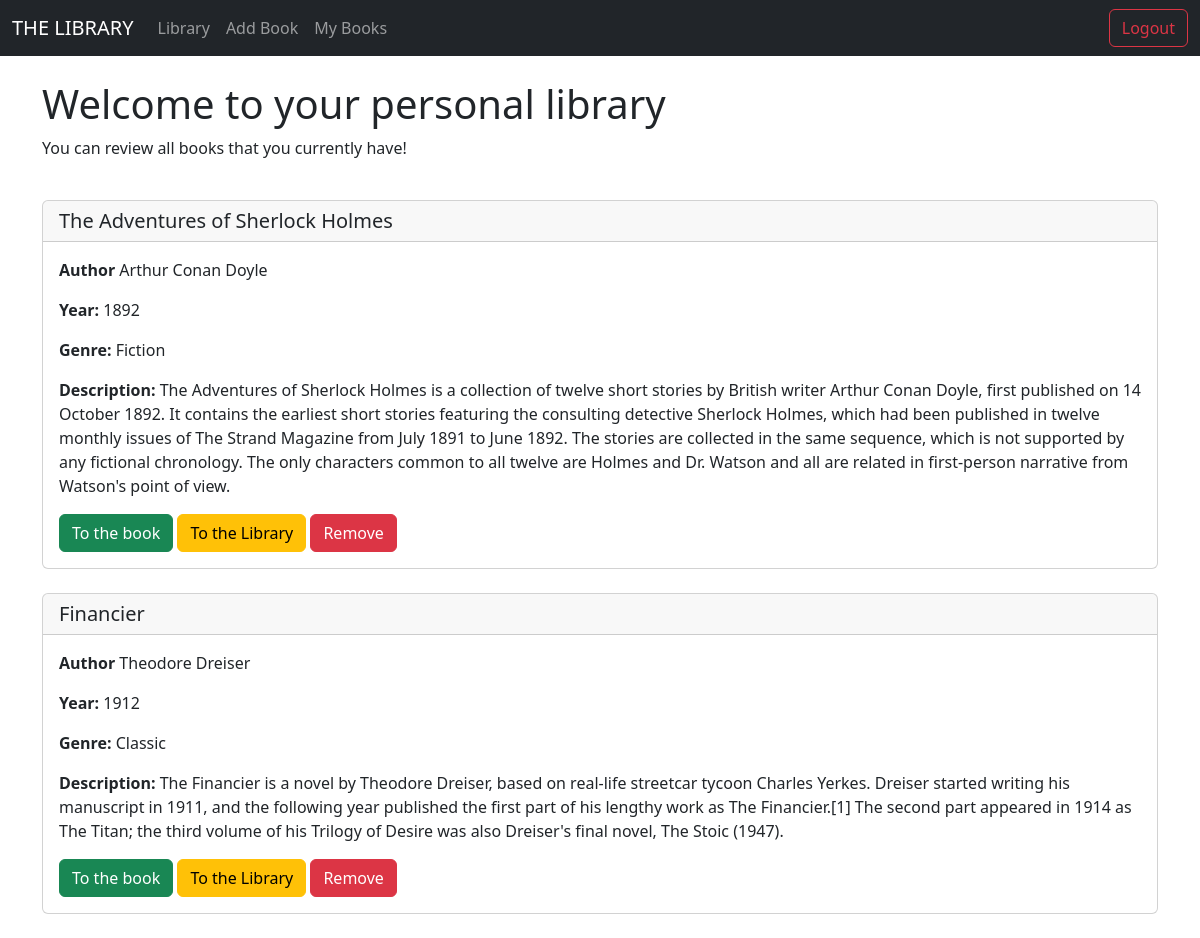
The app's page /mybooks (signed in) with its own data.
### models/db_models.py (models this page shows)
class Library(db.Model):
    id = db.Column(db.Integer, primary_key=True)
    user_id = db.Column(db.Integer, db.ForeignKey("users.id"))
    book_id = db.Column(db.Integer, db.ForeignKey("book.id"))

class Book(db.Model):
    id = db.Column(db.Integer, primary_key=True)
    title = db.Column(db.String(100), nullable=False, unique=False)
    author_name = db.Column(db.String(100), nullable=False, unique=False)
    author_surname = db.Column(db.String(100), nullable=True, unique=False)
    year = db.Column(db.String(100), nullable=False, unique=False)
    genre = db.Column(db.String(50), nullable=False, unique=False)
    description = db.Column(db.Text)
    reviews = db.relationship("Review", backref='reviewed_book')
    reader = db.relationship("Library", backref='stored_book')

### main.py (the view)
@app.route('/mybooks', methods = ['GET', 'POST'])
@login_required
def my_books():
    all_books = Library.query.filter_by(user_id=current_user.id)
    return render_template("mybooks.html", all_books=all_books)

### main.py (called while the page is built)
@login_manager.user_loader
def load_user(user_id):
    return Users.query.get(int(user_id))

### templates/mybooks.html (shortened to what this page needs)
{% extends 'base.html'%}
{% block content %}
<br>
{% if current_user.is_authenticated %}
<h1>Welcome to your personal library</h1>
<p>You can review all books that you currently have!</p>
<br>
{% for book in all_books %}
    <div class="card">
      <h5 class="card-header"> {{book.stored_book.title}} </h5>
      <div class="card-body">
          <p class="card-text"><strong>Author</strong> {{book.stored_book.author_name}} {{book.stored_book.author_surname}}</p>
          <p class="card-text"><strong>Year:</strong> {{book.stored_book.year}}</p>
          <p class="card-text"><strong>Genre:</strong> {{book.stored_book.genre}}</p>
          <p class="card-text"><strong>Description:</strong> {{book.stored_book.description}}</p>
          <a href={{url_for('book', id=book.stored_book.id)}}  class="btn btn-success">To the book</a>
          <a href={{url_for('home')}}  class="btn btn-warning">To the Library</a>
          <a href={{url_for('remove_from_library', id=book.stored_book.id)}}  class="btn btn-danger">Remove</a>
      </div>
    </div>
<br>
{% endfor %}
{% endif %}
{% endblock %}

### records on screen
Library: stored_book "The Adventures of Sherlock Holmes", stored_book.author_name "Arthur", stored_book.author_surname "Conan Doyle", stored_book.year "1892", stored_book.genre "Fiction", stored_book.description "The Adventures of Sherlock Holmes is a collection of twelve short stories by British writer Arthur Conan Doyle, first published on 14 October 1892. It contains the earliest short stories featuring the consulting detective Sherlock Holmes, which had been published in twelve monthly issues of The Strand Magazine from July 1891 to June 1892. The stories are collected in the same sequence, which is not supported by any fictional chronology. The only characters common to all twelve are Holmes and Dr. Watson and all are related in first-person narrative from Watson's point of view."
Library: stored_book "Financier", stored_book.author_name "Theodore", stored_book.author_surname "Dreiser", stored_book.year "1912", stored_book.genre "Classic", stored_book.description "The Financier is a novel by Theodore Dreiser, based on real-life streetcar tycoon Charles Yerkes. Dreiser started writing his manuscript in 1911, and the following year published the first part of his lengthy work as The Financier.[1] The second part appeared in 1914 as The Titan; the third volume of his Trilogy of Desire was also Dreiser's final novel, The Stoic (1947)."
